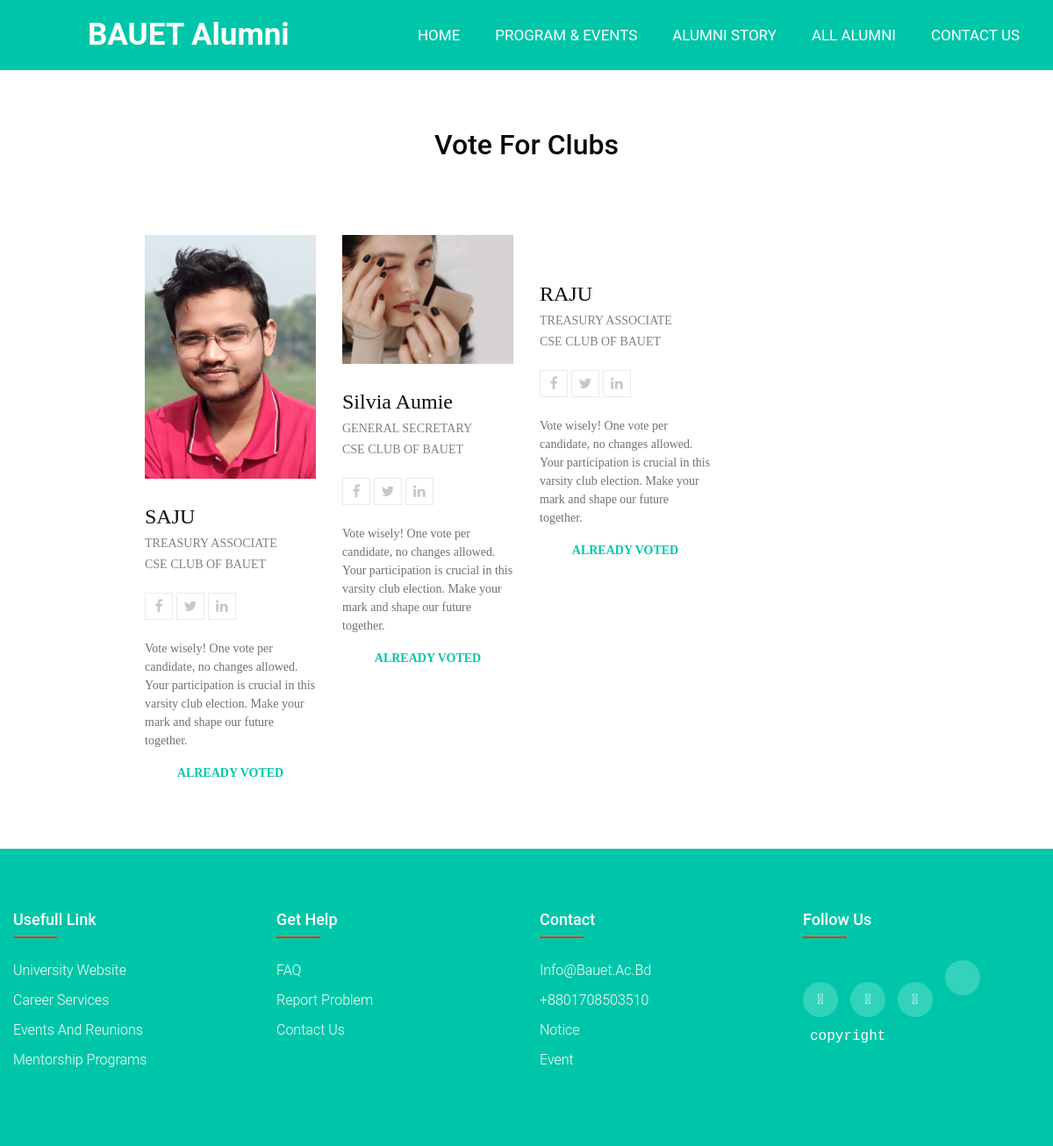
Page /vote.php (signed in) on the committed database.
### tables this page shows
CREATE TABLE `vote_candidates` (
  `id` int NOT NULL,
  `student_id` int NOT NULL,
  `name` varchar(255) NOT NULL,
  `post` varchar(255) NOT NULL,
  `club` varchar(255) NOT NULL,
  `image` varchar(1024) DEFAULT NULL
);

### vote.php (the view, shortened to what this page needs)
<!DOCTYPE html>
<html>
<head>
    <link rel="stylesheet" href="hf.css" />
    <link href="css/font-awesome.min.css" rel="stylesheet" />
    <link rel="stylesheet" type="text/css" href="css/bootstrap.css" />
    <link rel="stylesheet" href="css/style.css" />
</head>
<body>
<?php
include 'nav.php';
?>
<div class="container py-3 text-center">
        <h2>Vote For Clubs</h2>
</div>
<?php
    $host = 'localhost';
    $username = 'root';
    $password = '';
    $database = 'alumni';
    $pdo = new PDO("mysql:host=$host;dbname=$database", $username, $password);
    $email = isset($_SESSION['email'])? $_SESSION['email'] : null;
    $stmt = $pdo->prepare("SELECT `student_id` FROM `students` WHERE email = :email");
    $stmt->bindParam(':email', $email);
    $stmt->execute();
    $sid = $stmt->fetch(PDO::FETCH_ASSOC);
    $userId = isset($sid) ? $sid['student_id'] : null ;
    $stmt = $pdo->prepare("SELECT `candidate_id` FROM `vote_counts` WHERE student_id = :sid");
    $stmt->bindParam(':sid', $userId);
    $stmt->execute();
    $candidateIds = [];
    while ($voteFor = $stmt->fetch(PDO::FETCH_ASSOC)) {
        $candidateIds[] = $voteFor['candidate_id'];
    }
    $htmlContent = '';
    $stmt = $pdo->query("SELECT * FROM `vote_candidates`");
    $rows = $stmt->fetchAll(PDO::FETCH_ASSOC);
    foreach ($rows as $row) {
        $htmlContent .= '
        <div class="col-md-3">
            <img src="uploads/voting/' . $row['image'] . '" class="img-fluid" alt="">
            <p class="fullname">' . $row['name'] . '</p>
            <small class="title-sec" style="color: grey">' . $row['post'] . '</small><br>
            <small class="title-sec" style="color: grey">' . $row['club'] . '</small>
            <div class="social-links">
                <small><i class="fa fa-facebook-f"></i></small>
                <small><i class="fa fa-twitter"></i></small>
                <small><i class="fa fa-linkedin"></i></small>
            </div>
            <small class="description">
                Vote wisely! One vote per candidate, no changes allowed. Your participation is crucial in this varsity club election. Make your mark and shape our future together.
            </small>';
        if (in_array($row['student_id'], $candidateIds)) {
            $htmlContent .= '<p class="title-sec text-center mt-3"><strong>Already Voted</strong></p>';
        } else {
            $htmlContent .= '<button type="button" class="btn btn-secondary btn-block mt-3 vote-button" data-student-id="' . $row['student_id'] . '">Vote</button>';
        }
        $htmlContent .= '</div>';
    }
?>
<div class="container teamSection" id="team">
        <div class="row">
        <?php echo $htmlContent; ?>
        </div>
    </div>
<?php
include 'footter.php';
?>
</body>
</html>

### hf.css (style rules this page uses)
body { line-height: 1.5; font-family: "Poppins", sans-serif; margin-bottom: 0; }
* { margin: 0; padding: 0; box-sizing: border-box; }

### css/style.css (style rules this page uses)
body { font-family: "Roboto", sans-serif; color: #0c0c0c; background-color: #ffffff; overflow-x: hidden; }
.teamSection { margin-top: 60px; margin-bottom: 60px; margin-left: auto; margin-right: auto; width: 75%; justify-content: center; }
.teamSection .fullname { font-size: 24px; font-family: 'Raleway'; font-weight: 500; margin-top: 25px; margin-bottom: 0px; }
.title-sec { color: #00c6a9; font-size: 14px; font-family: 'Raleway'; text-transform: uppercase; }
.teamSection div div .description { margin-top: 25px; }
.description { display: block; color: #6c7279; font-size: 14px; font-family: 'Raleway'; }
.social-links { margin-top: 25px; color: #c5c9cc; }
.social-links small i { text-align: center; width: 30px; }
.social-links small { font-size: 16px; border: 1px solid #e7ebed; padding: 5px 0 5px 0; }

### rows in the picture
vote_candidates: image (picture), name "SAJU", post "TREASURY ASSOCIATE", club "CSE CLUB OF BAUET", shows "ALREADY VOTED"
vote_candidates: image (picture), name "Silvia Aumie", post "GENERAL SECRETARY", club "CSE CLUB OF BAUET", shows "ALREADY VOTED"
vote_candidates: name "RAJU", post "TREASURY ASSOCIATE", club "CSE CLUB OF BAUET", shows "ALREADY VOTED"
